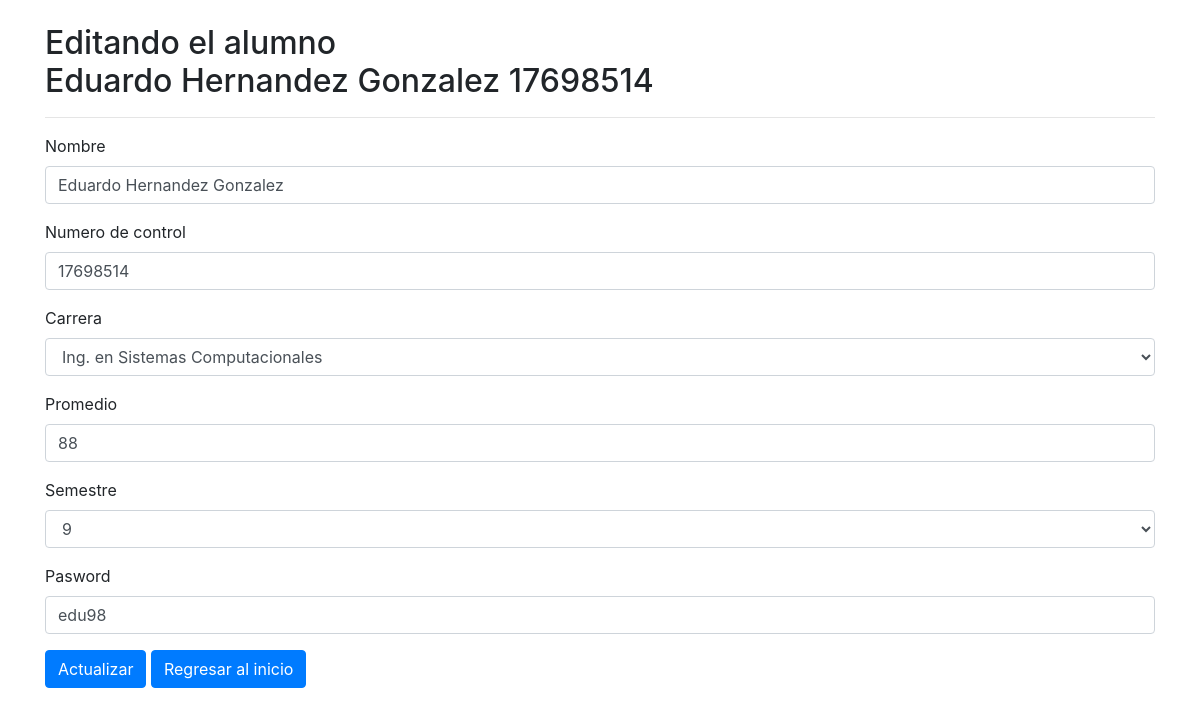
/CRUD/editar.php?id_alumn=24, run on the app's committed database.
### tables this page shows
CREATE TABLE IF NOT EXISTS `alumnos` (
  `id_alumn` int(11) NOT NULL AUTO_INCREMENT,
  `no_control` varchar(8) NOT NULL,
  `Nombre` varchar(60) NOT NULL,
  `carrera` varchar(65) DEFAULT NULL,
  `promedio_ingles` int(3) DEFAULT NULL,
  `semestre` int(2) DEFAULT NULL,
  `password` varchar(30) DEFAULT NULL,
  `created_at` timestamp NULL DEFAULT CURRENT_TIMESTAMP,
  `updated_at` timestamp NULL DEFAULT CURRENT_TIMESTAMP,
  PRIMARY KEY (`id_alumn`)
);

### CRUD/funciones.php (called while the page is built, shortened)
<?php
function escapar($html) {
  return htmlspecialchars($html, ENT_QUOTES | ENT_SUBSTITUTE, "UTF-8");
}

### CRUD/editar.php (the view, shortened to what this page needs)
<?php
include 'funciones.php';
$config = include 'config.php';
$resultado = [
  'error' => false,
  'mensaje' => ''
];
try {
  $dsn = 'mysql:host=' . $config['db']['host'] . ';dbname=' . $config['db']['name'];
  $conexion = new PDO($dsn, $config['db']['user'], $config['db']['pass'], $config['db']['options']);
  $id = $_GET['id_alumn'];
  $consultaSQL = "SELECT * FROM alumnos WHERE id_alumn =" . $id;
  $sentencia = $conexion->prepare($consultaSQL);
  $sentencia->execute();
  $alumno = $sentencia->fetch(PDO::FETCH_ASSOC);
} catch(PDOException $error) {
  $resultado['error'] = true;
  $resultado['mensaje'] = $error->getMessage();
}
?>
<?php require "templates/header.php"; ?>
<?php
if (isset($alumno) && $alumno) {
  ?>
  <div class="container">
    <div class="row">
      <div class="col-md-12">
        <h2 class="mt-4">Editando el alumno <br> <?= escapar($alumno['Nombre']) . ' ' . escapar($alumno['no_control'])  ?></h2>
        <hr>
        <form method="post">
          <div class="form-group">
            <label for="Nombre">Nombre</label>
            <input type="text" name="Nombre" id="Nombre" value="<?= escapar($alumno['Nombre']) ?>" class="form-control">
          </div>
          <div class="form-group">
            <label for="no_control">Numero de control</label>
            <input type="text" name="no_control" id="no_control" value="<?= escapar($alumno['no_control']) ?>" class="form-control">
          </div>
          <div class="form-group">
            <label for="carrera">Carrera</label>
            <select name="carrera" id="carrera" value="<?= escapar($alumno['carrera']) ?>" class="form-control">
                <option value=""><?= escapar($alumno['carrera']) ?></option>
          </div>
          <div class="form-group">
            <label for="promedio_ingles">Promedio</label>
            <input type="text" name="promedio_ingles" id="promedio_ingles" value="<?= escapar($alumno['promedio_ingles']) ?>" class="form-control">
          </div>
          <div class="form-group">
            <label for="semestre">Semestre</label>
            <select name="semestre" id="semestre" class="form-control">
                <option><?= escapar($alumno['semestre']) ?></option>
        </div>
          <div class="form-group">
            <label for="password">Pasword</label>
            <input type="text" name="password" id="password" value="<?= escapar($alumno['password']) ?>" class="form-control">
          </div>
          <div class="form-group">
            <input type="submit" name="submit" class="btn btn-primary" value="Actualizar">
            <a class="btn btn-primary" href="index.php">Regresar al inicio</a>
          </div>
        </form>
      </div>
    </div>
  </div>
  <?php
}
?>
<?php require "templates/footer.php"; ?>

### data on the page
alumnos: Nombre "Eduardo Hernandez Gonzalez", no_control "17698514", carrera "Ing. en Sistemas Computacionales", promedio_ingles "88", semestre "9", password "edu98"
